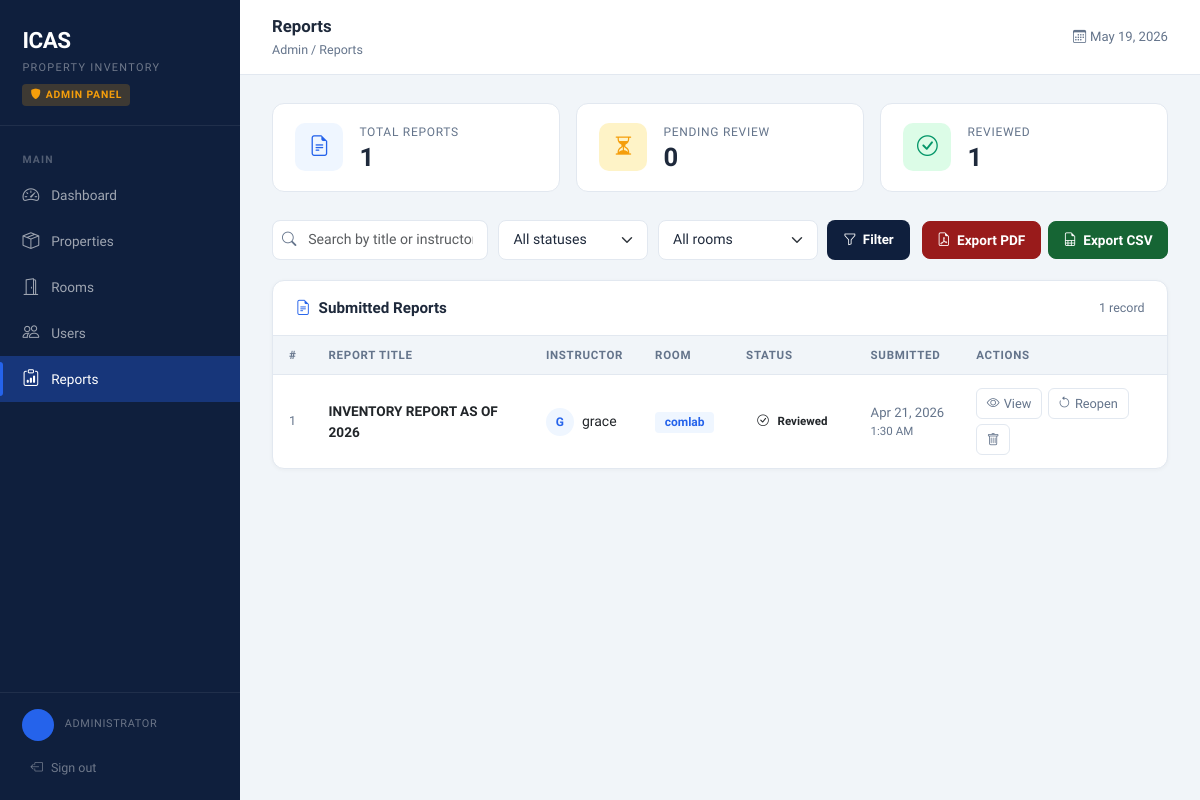
/admin/reports.php (signed in), run on the app's committed database.
### tables this page shows
CREATE TABLE `reports` (
  `id` int(11) NOT NULL,
  `instructor_id` int(11) NOT NULL,
  `room_id` int(11) NOT NULL,
  `title` varchar(200) DEFAULT NULL,
  `status` enum('pending','reviewed') DEFAULT 'pending',
  `submitted_at` timestamp NOT NULL DEFAULT current_timestamp()
);

CREATE TABLE `users` (
  `id` int(11) NOT NULL,
  `full_name` varchar(100) NOT NULL,
  `email` varchar(100) NOT NULL,
  `password_hash` varchar(255) NOT NULL,
  `role` enum('admin','instructor') NOT NULL,
  `created_at` timestamp NOT NULL DEFAULT current_timestamp()
);

CREATE TABLE `rooms` (
  `id` int(11) NOT NULL,
  `room_name` varchar(100) NOT NULL,
  `location` varchar(100) DEFAULT NULL,
  `description` text DEFAULT NULL
);

### admin/reports.php (the view, shortened to what this page needs)
<?php
require_once '../config/db.php';
require_once '../includes/admin_layout.php';
$status_filter = $_GET['status'] ?? '';
$room_filter   = (int)($_GET['room'] ?? 0);
$search        = trim($_GET['q'] ?? '');
$where  = [];
$params = [];
$where_sql = $where ? 'WHERE ' . implode(' AND ', $where) : '';
$reports_stmt = $pdo->prepare("
    SELECT r.*, u.full_name AS instructor_name, ro.room_name
    FROM reports r
    JOIN users u  ON r.instructor_id = u.id
    JOIN rooms ro ON r.room_id = ro.id
    $where_sql
    ORDER BY CASE r.status WHEN 'pending' THEN 0 ELSE 1 END, r.submitted_at DESC
");
$reports_stmt->execute($params);
$reports = $reports_stmt->fetchAll();
$total_reports  = $pdo->query("SELECT COUNT(*) FROM reports")->fetchColumn();
$pending_count  = $pdo->query("SELECT COUNT(*) FROM reports WHERE status='pending'")->fetchColumn();
$reviewed_count = $pdo->query("SELECT COUNT(*) FROM reports WHERE status='reviewed'")->fetchColumn();
$export_qs = http_build_query(array_filter([
    'status' => $status_filter,
    'room'   => $room_filter ?: null,
    'q'      => $search,
]));
$export_qs = $export_qs ? '&' . $export_qs : '';
?>
<div style="display:grid;grid-template-columns:repeat(auto-fit,minmax(160px,1fr));gap:1rem;margin-bottom:1.75rem;">
  <div class="stat-card">
    <div class="stat-icon blue"><i class="bi bi-file-earmark-text"></i></div>
    <div><div class="stat-label">Total Reports</div><div class="stat-value"><?= number_format($total_reports) ?></div></div>
  </div>
  <div class="stat-card">
    <div class="stat-icon amber"><i class="bi bi-hourglass-split"></i></div>
    <div><div class="stat-label">Pending Review</div><div class="stat-value"><?= number_format($pending_count) ?></div></div>
  </div>
  <div class="stat-card">
    <div class="stat-icon green"><i class="bi bi-check-circle"></i></div>
    <div><div class="stat-label">Reviewed</div><div class="stat-value"><?= number_format($reviewed_count) ?></div></div>
  </div>
</div>
<div style="display:flex;align-items:center;gap:.75rem;flex-wrap:wrap;margin-bottom:1.25rem;">
  <form method="GET" style="display:flex;gap:.6rem;flex:1;flex-wrap:wrap;">
    <div class="search-wrap" style="flex:1;min-width:200px;">
      <i class="bi bi-search"></i>
      <input type="text" name="q" class="form-control" placeholder="Search by title or instructor…"
             value="<?= htmlspecialchars($search) ?>">
    </div>
    <select name="status" class="form-select" style="width:auto;min-width:150px;">
      <option value="">All statuses</option>
    </select>
    <select name="room" class="form-select" style="width:auto;min-width:160px;">
      <option value="">All rooms</option>
    </select>
    <button type="submit" class="btn-primary-custom" style="background:var(--navy)">
      <i class="bi bi-funnel"></i> Filter
    </button>
  </form>
  <div style="display:flex;gap:.45rem;flex-shrink:0;">
    <a href="export_reports.php?format=pdf<?= $export_qs ?>"
       target="_blank"
       title="Open a print-ready page — use browser Print › Save as PDF"
       style="display:inline-flex;align-items:center;gap:.4rem;
              padding:.46rem .9rem;border-radius:8px;font-size:.85rem;font-weight:600;
              background:#991b1b;color:#fff;text-decoration:none;border:1px solid #991b1b;
              transition:opacity .15s;"
       onmouseover="this.style.opacity='.85'" onmouseout="this.style.opacity='1'">
      <i class="bi bi-file-earmark-pdf"></i> Export PDF
    </a>
    <a href="export_reports.php?format=csv<?= $export_qs ?>"
       title="Download as CSV — opens in Excel / Google Sheets"
       style="display:inline-flex;align-items:center;gap:.4rem;
              padding:.46rem .9rem;border-radius:8px;font-size:.85rem;font-weight:600;
              background:#166534;color:#fff;text-decoration:none;border:1px solid #166534;
              transition:opacity .15s;"
       onmouseover="this.style.opacity='.85'" onmouseout="this.style.opacity='1'">
      <i class="bi bi-file-earmark-spreadsheet"></i> Export CSV
    </a>
  </div>
</div>
<div class="card">
  <div class="card-header-custom">
    <h5><i class="bi bi-file-earmark-text me-2" style="color:var(--blue)"></i>Submitted Reports</h5>
    <span style="font-size:.78rem;color:var(--muted)"><?= count($reports) ?> record<?= count($reports) !== 1 ? 's' : '' ?></span>
  </div>
  <div style="overflow-x:auto;">
    <table class="table-custom">
      <thead>
        <tr>
          <th>#</th>
          <th>Report Title</th>
          <th>Instructor</th>
          <th>Room</th>
          <th>Status</th>
          <th>Submitted</th>
          <th>Actions</th>
        </tr>
      </thead>
      <tbody>
        <?php if (empty($reports)): ?>
          <tr>
            <td colspan="7" style="text-align:center;color:var(--muted);padding:2.5rem;">
              No reports found.
              <?php if ($search || $status_filter || $room_filter): ?>
                <a href="reports.php" style="color:var(--blue)">Clear filters</a>
              <?php endif; ?>
            </td>
          </tr>
        <?php else: ?>
          <?php foreach ($reports as $i => $rpt): ?>
          <tr style="<?= $rpt['status'] === 'pending' ? 'background:#fffbf0;' : '' ?>">
            <td style="color:var(--muted);font-size:.78rem"><?= $i + 1 ?></td>
            <td style="font-weight:600;max-width:260px;"><?= htmlspecialchars($rpt['title']) ?></td>
            <td>
              <div style="display:flex;align-items:center;gap:.5rem;">
                <div style="width:28px;height:28px;background:var(--blue-soft);border-radius:50%;
                            display:flex;align-items:center;justify-content:center;
                            font-size:.75rem;font-weight:700;color:var(--blue);flex-shrink:0;">
                  <?= strtoupper(substr($rpt['instructor_name'], 0, 1)) ?>
                </div>
                <span style="font-size:.875rem"><?= htmlspecialchars($rpt['instructor_name']) ?></span>
              </div>
            </td>
            <td>
              <span style="background:var(--blue-soft);color:var(--blue);padding:.2rem .6rem;
                           border-radius:4px;font-size:.75rem;font-weight:600;">
                <?= htmlspecialchars($rpt['room_name']) ?>
              </span>
            </td>
            <td>
              <?php if ($rpt['status'] === 'pending'): ?>
                <span class="badge-pill badge-pending"><i class="bi bi-hourglass-split me-1"></i>Pending</span>
              <?php else: ?>
                <span class="badge-pill badge-reviewed"><i class="bi bi-check-circle me-1"></i>Reviewed</span>
              <?php endif; ?>
            </td>
            <td style="color:var(--muted);font-size:.82rem;white-space:nowrap;">
              <?= date('M j, Y', strtotime($rpt['submitted_at'])) ?>
              <div style="font-size:.72rem;"><?= date('g:i A', strtotime($rpt['submitted_at'])) ?></div>
            </td>
            <td>
              <div style="display:flex;gap:.35rem;flex-wrap:wrap;">
                <button class="btn-sm-action"
                        onclick="openViewModal(<?= htmlspecialchars(json_encode($rpt)) ?>)">
                  <i class="bi bi-eye"></i> View
                </button>
                <?php if ($rpt['status'] === 'pending'): ?>
                  <form method="POST" style="margin:0">
                    <input type="hidden" name="action" value="mark_reviewed">
                    <input type="hidden" name="report_id" value="<?= $rpt['id'] ?>">
                    <button type="submit" class="btn-sm-action" style="color:#166534;">
                      <i class="bi bi-check-lg"></i> Mark Reviewed
                    </button>
                  </form>
                <?php else: ?>
                  <form method="POST" style="margin:0">
                    <button type="submit" class="btn-sm-action">
                      <i class="bi bi-arrow-counterclockwise"></i> Reopen
                    </button>
                  </form>
                <?php endif; ?>
                <button class="btn-sm-action danger"
                        onclick="openDeleteModal(<?= $rpt['id'] ?>, '<?= htmlspecialchars(addslashes($rpt['title'])) ?>')">
                  <i class="bi bi-trash"></i>
                </button>
              </div>
            </td>
          </tr>
          <?php endforeach; ?>
        <?php endif; ?>
      </tbody>
    </table>
  </div>
</div>

### includes/admin_layout.php (style rules this page uses)
:root { --navy: #0F1F3D; --navy-light: #1B2E52; --navy-mid: #243656; --blue: #2563EB; --blue-soft: #EFF6FF; --accent: #F59E0B; --accent-soft:#FEF3C7; --success: #059669; --danger: #DC2626; --warning: #D97706; --text: #1E293B; --muted: #64748B; --border: #E2E8F0; --bg: #F1F5F9; --card: #FFFFFF; --sidebar-w: 240px; --radius: 12px; --radius-sm: 8px; }
*, *::before, *::after { box-sizing: border-box; margin: 0; padding: 0; }
body { font-family: 'Plus Jakarta Sans', sans-serif; background: var(--bg); color: var(--text); display: flex; min-height: 100vh; font-size: 14px; }
.card { background: var(--card); border: 1px solid var(--border); border-radius: var(--radius); box-shadow: 0 1px 4px rgba(0,0,0,.04); }
.card-header-custom { padding: 1.1rem 1.4rem; border-bottom: 1px solid var(--border); display: flex; align-items: center; justify-content: space-between; flex-wrap: wrap; gap: .75rem; }
.card-header-custom h5 { font-size: .95rem; font-weight: 700; color: var(--text); margin: 0; }
.stat-card { background: var(--card); border: 1px solid var(--border); border-radius: var(--radius); padding: 1.2rem 1.4rem; display: flex; align-items: center; gap: 1rem; }
.stat-icon { width: 48px; height: 48px; border-radius: 10px; display: flex; align-items: center; justify-content: center; font-size: 1.3rem; flex-shrink: 0; }
.stat-icon.blue { background: var(--blue-soft); color: var(--blue); }
.stat-icon.amber { background: var(--accent-soft); color: var(--accent); }
.stat-icon.green { background: #DCFCE7; color: var(--success); }
.stat-label { font-size: .75rem; color: var(--muted); font-weight: 500; text-transform: uppercase; letter-spacing: .06em; }
.stat-value { font-size: 1.6rem; font-weight: 700; line-height: 1.1; color: var(--text); margin-top: .15rem; }
.table-custom { width: 100%; border-collapse: collapse; }
.table-custom thead th { background: var(--bg); padding: .65rem 1rem; font-size: .72rem; font-weight: 700; text-transform: uppercase; letter-spacing: .06em; color: var(--muted); border-bottom: 1px solid var(--border); white-space: nowrap; }
.table-custom tbody td { padding: .8rem 1rem; border-bottom: 1px solid var(--border); font-size: .85rem; vertical-align: middle; }
.table-custom tbody tr:last-child td { border-bottom: none; }
.badge-pill { display: inline-flex; align-items: center; gap: .3rem; padding: .25rem .7rem; border-radius: 999px; font-size: .72rem; font-weight: 600; }
.btn-primary-custom { background: var(--blue); color: #fff; border: none; border-radius: var(--radius-sm); padding: .5rem 1rem; font-size: .83rem; font-weight: 600; cursor: pointer; display: inline-flex; align-items: center; gap: .4rem; text-decoration: none; transition: background .15s; }
.btn-sm-action { padding: .3rem .6rem; border-radius: 6px; border: 1px solid var(--border); background: var(--card); color: var(--muted); font-size: .8rem; cursor: pointer; transition: all .15s; text-decoration: none; display: inline-flex; align-items: center; gap: .25rem; }
.form-control, .form-select { border: 1.5px solid var(--border); border-radius: var(--radius-sm); padding: .55rem .9rem; font-size: .88rem; font-family: 'Plus Jakarta Sans', sans-serif; transition: border-color .2s, box-shadow .2s; width: 100%; color: var(--text); }
.search-wrap { position: relative; }
.search-wrap .bi { position: absolute; left: 10px; top: 50%; transform: translateY(-50%); color: var(--muted); font-size: .9rem; }
.search-wrap input { padding-left: 2.2rem; }

### data on the page
reports: title "INVENTORY REPORT AS OF 2026", instructor.full_name "G", instructor.full_name "grace", room.room_name "comlab", status "reviewed" (drawn), submitted_at "Apr 21, 2026", submitted_at "1:30 AM"

### other printed values
$item['label'] "Dashboard"
$item['label'] "Properties"
$item['label'] "Rooms"
$item['label'] "Users"
$item['label'] "Reports"
$page_title "Reports"
$total_reports "1"
$pending_count "0"
$reviewed_count "1"
count($reports) "1"
